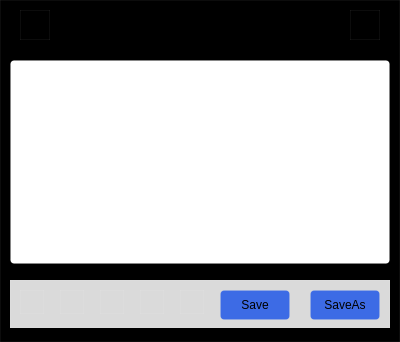
<?xml version="1.0" encoding="UTF-8"?>
<ui version="4.0">
 <class>ukui_NoteBook</class>
 <widget class="QWidget" name="ukui_NoteBook">
  <property name="geometry">
   <rect>
    <x>0</x>
    <y>0</y>
    <width>400</width>
    <height>342</height>
   </rect>
  </property>
  <property name="windowTitle">
   <string>NoteBook</string>
  </property>
  <property name="styleSheet">
   <string notr="true">background-color: rgb(0, 0, 0);
border:1px solid rgba(255, 255, 255, 0.05);</string>
  </property>
  <widget class="QTextEdit" name="textEdit">
   <property name="geometry">
    <rect>
     <x>10</x>
     <y>60</y>
     <width>380</width>
     <height>204</height>
    </rect>
   </property>
   <property name="styleSheet">
    <string notr="true">background-color: rgb(255, 255, 255);
border-radius:4px;</string>
   </property>
  </widget>
  <widget class="QWidget" name="widget" native="true">
   <property name="geometry">
    <rect>
     <x>10</x>
     <y>280</y>
     <width>380</width>
     <height>48</height>
    </rect>
   </property>
   <property name="styleSheet">
    <string notr="true">background-color: rgb(165, 165, 165);
background-color: rgb(218, 218, 218);</string>
   </property>
   <widget class="QToolButton" name="ukui_NoteFont">
    <property name="geometry">
     <rect>
      <x>10</x>
      <y>10</y>
      <width>24</width>
      <height>24</height>
     </rect>
    </property>
    <property name="styleSheet">
     <string notr="true"/>
    </property>
    <property name="text">
     <string/>
    </property>
   </widget>
   <widget class="QToolButton" name="ukui_NoteJpg">
    <property name="geometry">
     <rect>
      <x>50</x>
      <y>10</y>
      <width>24</width>
      <height>24</height>
     </rect>
    </property>
    <property name="styleSheet">
     <string notr="true"/>
    </property>
    <property name="text">
     <string/>
    </property>
   </widget>
   <widget class="QToolButton" name="ukui_NotePdf">
    <property name="geometry">
     <rect>
      <x>90</x>
      <y>10</y>
      <width>24</width>
      <height>24</height>
     </rect>
    </property>
    <property name="styleSheet">
     <string notr="true"/>
    </property>
    <property name="text">
     <string/>
    </property>
   </widget>
   <widget class="QToolButton" name="ukui_NoteDate">
    <property name="geometry">
     <rect>
      <x>130</x>
      <y>10</y>
      <width>24</width>
      <height>24</height>
     </rect>
    </property>
    <property name="styleSheet">
     <string notr="true"/>
    </property>
    <property name="text">
     <string/>
    </property>
   </widget>
   <widget class="QToolButton" name="ukui_NoteDel">
    <property name="geometry">
     <rect>
      <x>170</x>
      <y>10</y>
      <width>24</width>
      <height>24</height>
     </rect>
    </property>
    <property name="styleSheet">
     <string notr="true"/>
    </property>
    <property name="text">
     <string/>
    </property>
   </widget>
   <widget class="QPushButton" name="ukui_NoteSave">
    <property name="geometry">
     <rect>
      <x>210</x>
      <y>10</y>
      <width>70</width>
      <height>30</height>
     </rect>
    </property>
    <property name="styleSheet">
     <string notr="true">background:rgba(61,107,229,1);
border-radius:4px;</string>
    </property>
    <property name="text">
     <string>Save</string>
    </property>
   </widget>
   <widget class="QPushButton" name="ukui_NoteSaveAs">
    <property name="geometry">
     <rect>
      <x>300</x>
      <y>10</y>
      <width>70</width>
      <height>30</height>
     </rect>
    </property>
    <property name="styleSheet">
     <string notr="true">background:rgba(61,107,229,1);
border-radius:4px;</string>
    </property>
    <property name="text">
     <string>SaveAs</string>
    </property>
   </widget>
  </widget>
  <widget class="QPushButton" name="ukui_NoteNew">
   <property name="geometry">
    <rect>
     <x>20</x>
     <y>10</y>
     <width>30</width>
     <height>30</height>
    </rect>
   </property>
   <property name="text">
    <string/>
   </property>
  </widget>
  <widget class="QPushButton" name="ukui_NoteClose">
   <property name="geometry">
    <rect>
     <x>350</x>
     <y>10</y>
     <width>30</width>
     <height>30</height>
    </rect>
   </property>
   <property name="text">
    <string/>
   </property>
  </widget>
 </widget>
 <resources/>
 <connections/>
</ui>
